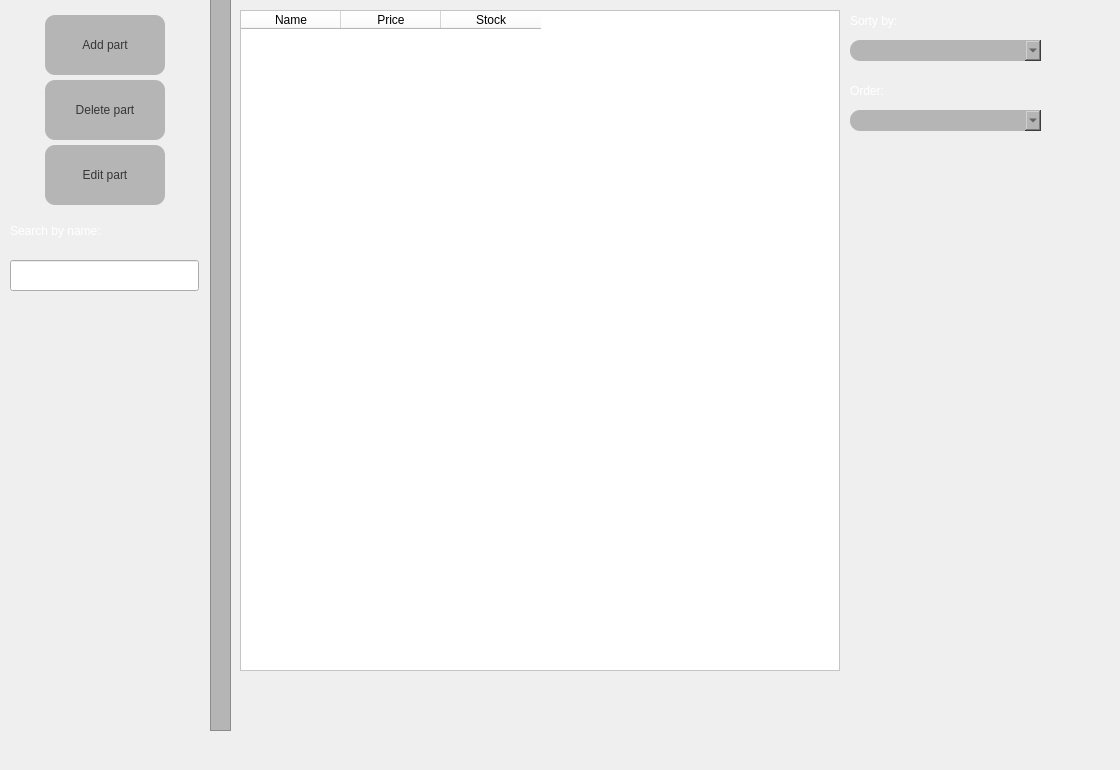
    <widget class="QWidget" name="tab_3">
     <attribute name="title">
      <string>Parts</string>
     </attribute>
     <widget class="QFrame" name="frame_4">
      <property name="geometry">
       <rect>
        <x>210</x>
        <y>-30</y>
        <width>21</width>
        <height>761</height>
       </rect>
      </property>
      <property name="styleSheet">
       <string notr="true">
background-color: rgb(181, 181, 181);</string>
      </property>
      <property name="frameShape">
       <enum>QFrame::StyledPanel</enum>
      </property>
      <property name="frameShadow">
       <enum>QFrame::Raised</enum>
      </property>
     </widget>
     <widget class="QWidget" name="gridLayoutWidget_3">
      <property name="geometry">
       <rect>
        <x>10</x>
        <y>10</y>
        <width>191</width>
        <height>201</height>
       </rect>
      </property>
      <layout class="QGridLayout" name="gridLayout_3">
       <property name="spacing">
        <number>0</number>
       </property>
       <item row="3" column="0">
        <widget class="QPushButton" name="deletePartButton">
         <property name="maximumSize">
          <size>
           <width>120</width>
           <height>60</height>
          </size>
         </property>
         <property name="styleSheet">
          <string notr="true">
QPushButton{
color: rgb(54, 54, 54);
border-color: rgb(96, 96, 96);
selection-color: rgb(0, 0, 0);
font: 10pt &quot;Verdana&quot;;
border-radius: 10px;
background-color: rgb(181, 181, 181);

}

QPushButton:hover {
color: rgb(255, 159, 102);
}</string>
         </property>
         <property name="text">
          <string>Delete part</string>
         </property>
        </widget>
       </item>
       <item row="4" column="0">
        <widget class="QPushButton" name="editPartButton">
         <property name="maximumSize">
          <size>
           <width>120</width>
           <height>60</height>
          </size>
         </property>
         <property name="styleSheet">
          <string notr="true">
QPushButton{
color: rgb(54, 54, 54);
border-color: rgb(96, 96, 96);
selection-color: rgb(0, 0, 0);
font: 10pt &quot;Verdana&quot;;
border-radius: 10px;
background-color: rgb(181, 181, 181);

}

QPushButton:hover {
color: rgb(255, 159, 102);
}</string>
         </property>
         <property name="text">
          <string>Edit part</string>
         </property>
        </widget>
       </item>
       <item row="0" column="0">
        <widget class="QPushButton" name="addPartButton">
         <property name="maximumSize">
          <size>
           <width>120</width>
           <height>60</height>
          </size>
         </property>
         <property name="styleSheet">
          <string notr="true">

QPushButton{
color: rgb(54, 54, 54);
border-color: rgb(96, 96, 96);
selection-color: rgb(0, 0, 0);
font: 10pt &quot;Verdana&quot;;
border-radius: 10px;
background-color: rgb(181, 181, 181);

}

QPushButton:hover {
color: rgb(255, 159, 102);
}</string>
         </property>
         <property name="text">
          <string>Add part</string>
         </property>
        </widget>
       </item>
      </layout>
     </widget>
     <widget class="QTableWidget" name="partsTable">
      <property name="geometry">
       <rect>
        <x>240</x>
        <y>10</y>
        <width>600</width>
        <height>661</height>
       </rect>
      </property>
      <property name="styleSheet">
       <string notr="true">font: 12pt &quot;Verdana&quot;;
color: rgb(0, 0, 0);
background-color: rgb(255, 255, 255);</string>
      </property>
      <column>
       <property name="text">
        <string>Name</string>
       </property>
      </column>
      <column>
       <property name="text">
        <string>Price</string>
       </property>
      </column>
      <column>
       <property name="text">
        <string>Stock</string>
       </property>
      </column>
     </widget>
     <widget class="QLineEdit" name="partsNameSearch">
      <property name="geometry">
       <rect>
        <x>10</x>
        <y>260</y>
        <width>189</width>
        <height>31</height>
       </rect>
      </property>
     </widget>
     <widget class="QComboBox" name="sortWhatComboParts">
      <property name="geometry">
       <rect>
        <x>850</x>
        <y>40</y>
        <width>191</width>
        <height>21</height>
       </rect>
      </property>
      <property name="styleSheet">
       <string notr="true">color: rgb(54, 54, 54);
border-color: rgb(96, 96, 96);
selection-color: rgb(0, 0, 0);
font: 10pt &quot;Verdana&quot;;
border-radius: 10px;
background-color: rgb(181, 181, 181);</string>
      </property>
     </widget>
     <widget class="QLabel" name="label_3">
      <property name="geometry">
       <rect>
        <x>10</x>
        <y>220</y>
        <width>191</width>
        <height>21</height>
       </rect>
      </property>
      <property name="styleSheet">
       <string notr="true">color: rgb(255, 255, 255); 
font: 16pt &quot;Verdana&quot;;</string>
      </property>
      <property name="text">
       <string>Search by name:</string>
      </property>
     </widget>
     <widget class="QComboBox" name="sortByComboParts">
      <property name="geometry">
       <rect>
        <x>850</x>
        <y>110</y>
        <width>191</width>
        <height>21</height>
       </rect>
      </property>
      <property name="styleSheet">
       <string notr="true">color: rgb(54, 54, 54);
border-color: rgb(96, 96, 96);
selection-color: rgb(0, 0, 0);
font: 10pt &quot;Verdana&quot;;
border-radius: 10px;
background-color: rgb(181, 181, 181);</string>
      </property>
     </widget>
     <widget class="QLabel" name="label_17">
      <property name="geometry">
       <rect>
        <x>850</x>
        <y>80</y>
        <width>261</width>
        <height>21</height>
       </rect>
      </property>
      <property name="styleSheet">
       <string notr="true">
border-color: rgb(96, 96, 96);
selection-color: rgb(0, 0, 0);



color: rgb(255, 255, 255); 
font: 16pt &quot;Verdana&quot;;</string>
      </property>
      <property name="text">
       <string>Order:</string>
      </property>
     </widget>
     <widget class="QLabel" name="label_18">
      <property name="geometry">
       <rect>
        <x>850</x>
        <y>10</y>
        <width>261</width>
        <height>21</height>
       </rect>
      </property>
      <property name="styleSheet">
       <string notr="true">
border-color: rgb(96, 96, 96);
selection-color: rgb(0, 0, 0);


color: rgb(255, 255, 255); 
font: 16pt &quot;Verdana&quot;;</string>
      </property>
      <property name="text">
       <string>Sorty by:</string>
      </property>
     </widget>
    </widget>
